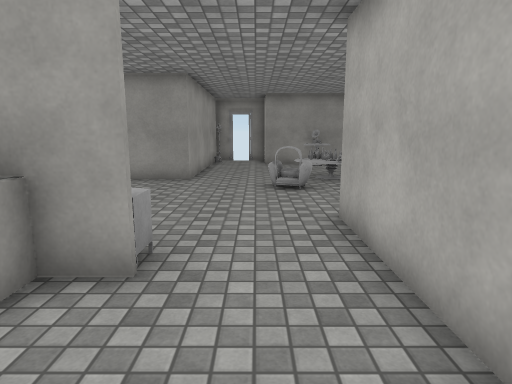
view 1 (above)

12 first-person views from a walk through a scene from a Unity 3-D project. The camera is 1.5 m above the floor, tilts 10° down and sees 75° across. Doors are open. The floor is counted in squares, 1 m on a side. Each view is taken from the middle of a square. On the plan, view 1 faces up. The plan holds only what a view shows up to about 15 squares ahead; the rest is blank. Surface patterns are stand-ins for the level's own textures.

view 2
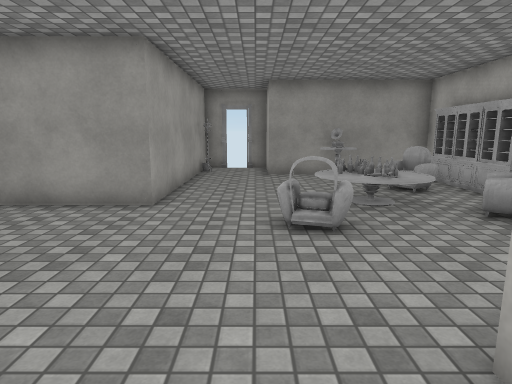

view 3
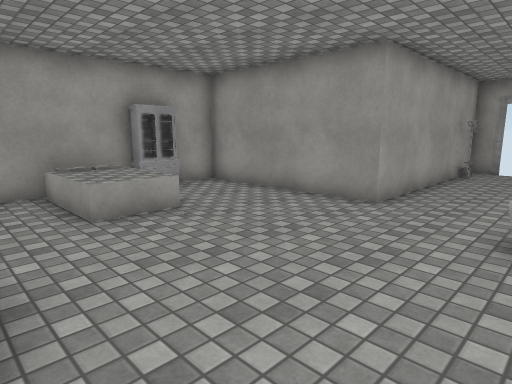

view 4
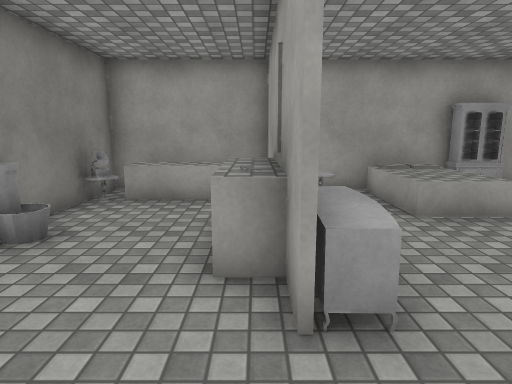

view 5
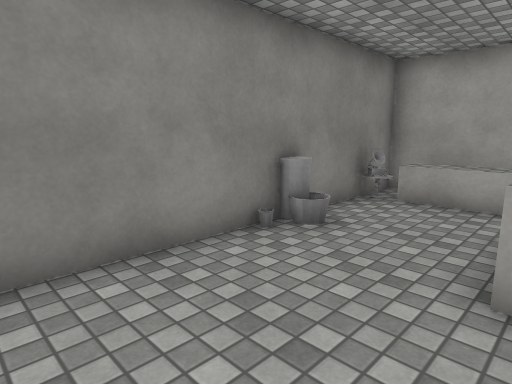

view 6
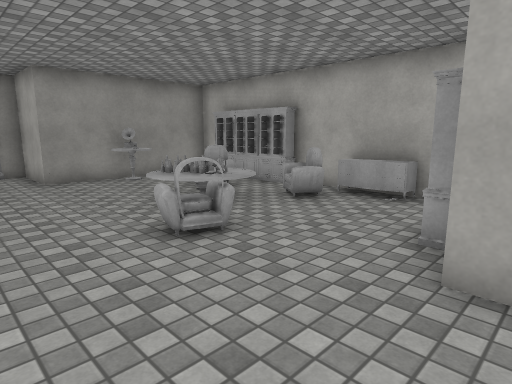

view 7
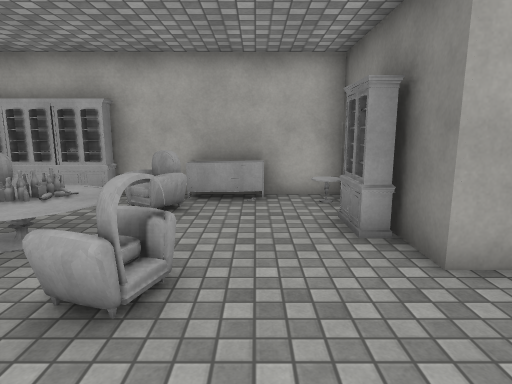

view 8
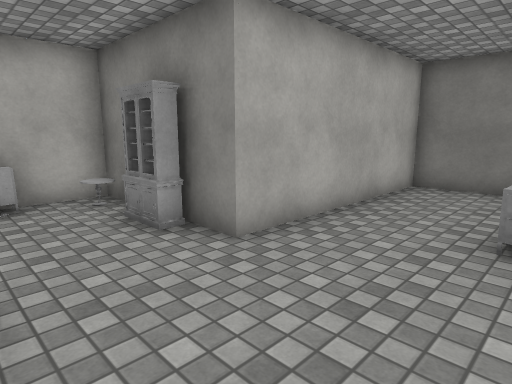

view 9
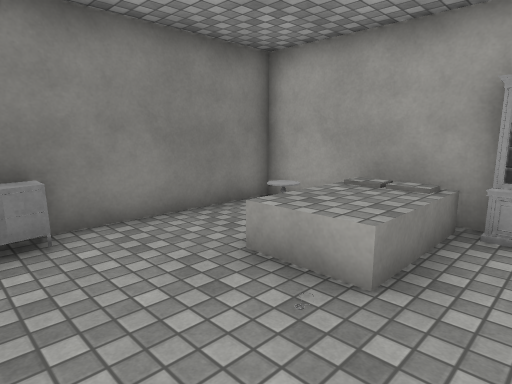

view 10
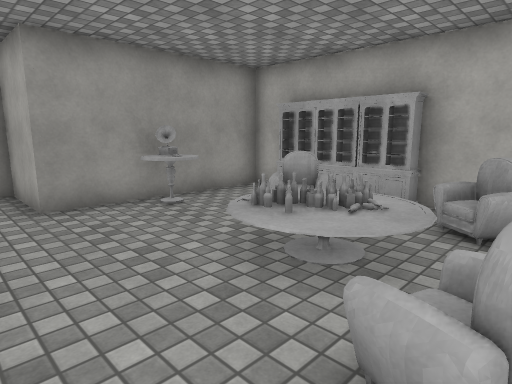

view 11
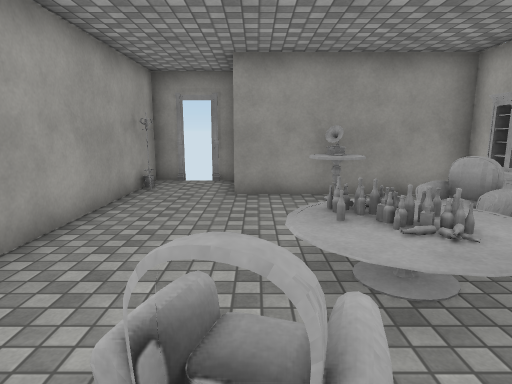

view 12
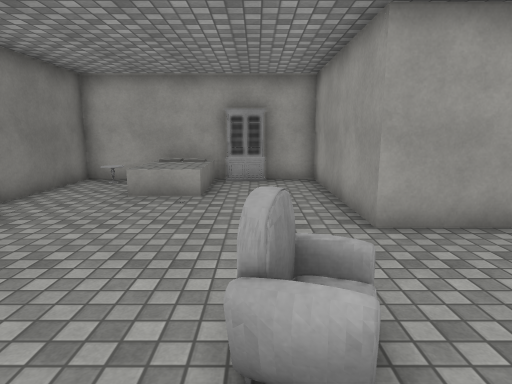

### Floor plan
Key: @ floor where view 1 was taken; # wall or solid block; x gap in a wall; . floor; D open door; = window, fence, low wall or low ledge; ^ raised ledge; B bottle; O other object.
Columns run from 8 left of view 1 to 6 right of it. Each row starts with its distance up from view 1.
 19       #D##
 18       #..#
 17       #..#
 16       #..######
 15       #...OO..#
 14       #.......#
 13       #.....OO#
 12       #...BOO=#
 11 #######..OBBOO#
 10 #........OOOOO#
  9 #........O....O
  8 #x............#
  7 #^^^..........#
  6 #^^^......#####
  5 #.........#
  4 #....OOO..#
  3 ###^^^=...#
  2 #^........#
  1 #^........#
  0 #^......@.#
 -1 ####O######

Positions as (right, up) in squares from view 1, and headings:
1: (0, 0), facing up
2: (0, 4), facing up
3: (1, 4), facing up-left
4: (1, 3), facing left
5: (1, 3), facing down-left
6: (-2, 5), facing up-right
7: (-2, 8), facing right
8: (-2, 9), facing down-right
9: (-2, 9), facing down-left
10: (-1, 9), facing up-right
11: (1, 8), facing up
12: (3, 9), facing left
